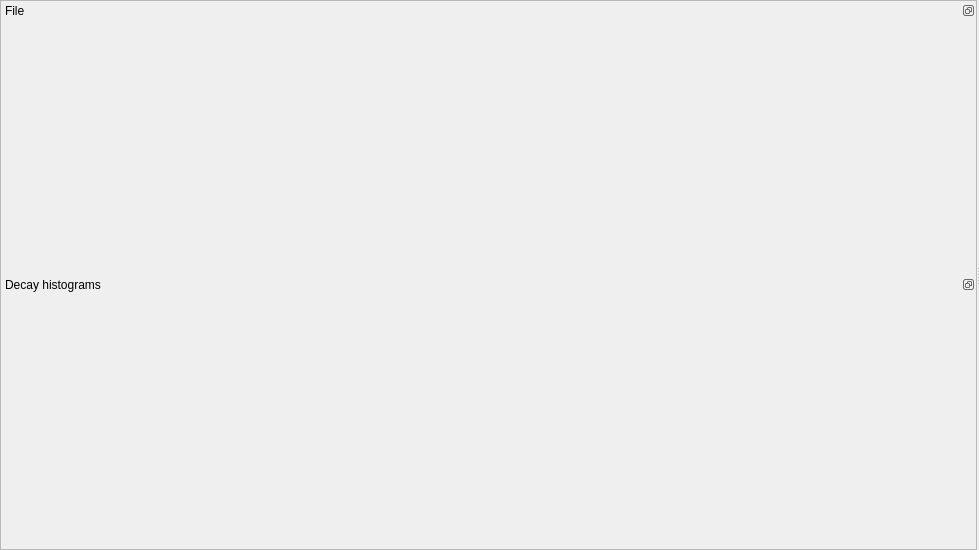
<?xml version="1.0" encoding="UTF-8"?>
<ui version="4.0">
 <class>Form</class>
 <widget class="QWidget" name="Form">
  <property name="geometry">
   <rect>
    <x>0</x>
    <y>0</y>
    <width>979</width>
    <height>550</height>
   </rect>
  </property>
  <property name="windowTitle">
   <string>TTTR-Correlator</string>
  </property>
  <property name="windowIcon">
   <iconset resource="../../../gui/resources/resource.qrc">
    <normaloff>:/icons/icons/TCSPC.png</normaloff>:/icons/icons/TCSPC.png</iconset>
  </property>
  <layout class="QVBoxLayout" name="verticalLayout_3">
   <property name="spacing">
    <number>0</number>
   </property>
   <property name="leftMargin">
    <number>0</number>
   </property>
   <property name="topMargin">
    <number>0</number>
   </property>
   <property name="rightMargin">
    <number>0</number>
   </property>
   <property name="bottomMargin">
    <number>0</number>
   </property>
   <item>
    <widget class="QSplitter" name="splitter">
     <property name="sizePolicy">
      <sizepolicy hsizetype="Minimum" vsizetype="Preferred">
       <horstretch>0</horstretch>
       <verstretch>0</verstretch>
      </sizepolicy>
     </property>
     <property name="lineWidth">
      <number>0</number>
     </property>
     <property name="orientation">
      <enum>Qt::Horizontal</enum>
     </property>
     <property name="handleWidth">
      <number>2</number>
     </property>
     <widget class="QScrollArea" name="scrollArea">
      <property name="sizePolicy">
       <sizepolicy hsizetype="MinimumExpanding" vsizetype="Expanding">
        <horstretch>0</horstretch>
        <verstretch>0</verstretch>
       </sizepolicy>
      </property>
      <property name="minimumSize">
       <size>
        <width>300</width>
        <height>0</height>
       </size>
      </property>
      <property name="widgetResizable">
       <bool>true</bool>
      </property>
      <widget class="QWidget" name="scrollAreaWidgetContents">
       <property name="geometry">
        <rect>
         <x>0</x>
         <y>0</y>
         <width>705</width>
         <height>548</height>
        </rect>
       </property>
       <layout class="QVBoxLayout" name="verticalLayout_8">
        <property name="spacing">
         <number>0</number>
        </property>
        <property name="leftMargin">
         <number>0</number>
        </property>
        <property name="topMargin">
         <number>0</number>
        </property>
        <property name="rightMargin">
         <number>0</number>
        </property>
        <property name="bottomMargin">
         <number>0</number>
        </property>
        <item>
         <widget class="QDockWidget" name="dockWidget_2">
          <property name="sizePolicy">
           <sizepolicy hsizetype="Minimum" vsizetype="Preferred">
            <horstretch>0</horstretch>
            <verstretch>0</verstretch>
           </sizepolicy>
          </property>
          <property name="features">
           <set>QDockWidget::DockWidgetFloatable|QDockWidget::DockWidgetMovable</set>
          </property>
          <property name="windowTitle">
           <string>File</string>
          </property>
          <widget class="QWidget" name="dockWidgetContents_2">
           <layout class="QVBoxLayout" name="verticalLayout_2">
            <property name="spacing">
             <number>0</number>
            </property>
            <property name="leftMargin">
             <number>0</number>
            </property>
            <property name="topMargin">
             <number>0</number>
            </property>
            <property name="rightMargin">
             <number>0</number>
            </property>
            <property name="bottomMargin">
             <number>0</number>
            </property>
            <item>
             <layout class="QVBoxLayout" name="verticalLayout">
              <property name="spacing">
               <number>0</number>
              </property>
             </layout>
            </item>
           </layout>
          </widget>
         </widget>
        </item>
        <item>
         <widget class="QDockWidget" name="dockWidget_3">
          <property name="sizePolicy">
           <sizepolicy hsizetype="Minimum" vsizetype="Preferred">
            <horstretch>0</horstretch>
            <verstretch>0</verstretch>
           </sizepolicy>
          </property>
          <property name="features">
           <set>QDockWidget::DockWidgetFloatable|QDockWidget::DockWidgetMovable</set>
          </property>
          <property name="windowTitle">
           <string>Decay histograms</string>
          </property>
          <widget class="QWidget" name="dockWidgetContents_3">
           <layout class="QVBoxLayout" name="verticalLayout_7">
            <property name="spacing">
             <number>0</number>
            </property>
            <property name="leftMargin">
             <number>0</number>
            </property>
            <property name="topMargin">
             <number>0</number>
            </property>
            <property name="rightMargin">
             <number>0</number>
            </property>
            <property name="bottomMargin">
             <number>0</number>
            </property>
            <item>
             <layout class="QVBoxLayout" name="verticalLayout_6">
              <property name="spacing">
               <number>0</number>
              </property>
             </layout>
            </item>
           </layout>
          </widget>
         </widget>
        </item>
       </layout>
      </widget>
     </widget>
     <widget class="QWidget" name="widget" native="true">
      <layout class="QVBoxLayout" name="verticalLayout_10">
       <property name="spacing">
        <number>0</number>
       </property>
       <property name="leftMargin">
        <number>0</number>
       </property>
       <property name="topMargin">
        <number>0</number>
       </property>
       <property name="rightMargin">
        <number>0</number>
       </property>
       <property name="bottomMargin">
        <number>0</number>
       </property>
       <item>
        <layout class="QVBoxLayout" name="verticalLayout_9">
         <property name="spacing">
          <number>0</number>
         </property>
        </layout>
       </item>
      </layout>
     </widget>
    </widget>
   </item>
  </layout>
  <action name="actionAdd_Curve">
   <property name="text">
    <string>Add Curve</string>
   </property>
  </action>
 </widget>
 <resources>
  <include location="../../../gui/resources/resource.qrc"/>
 </resources>
 <connections/>
</ui>
